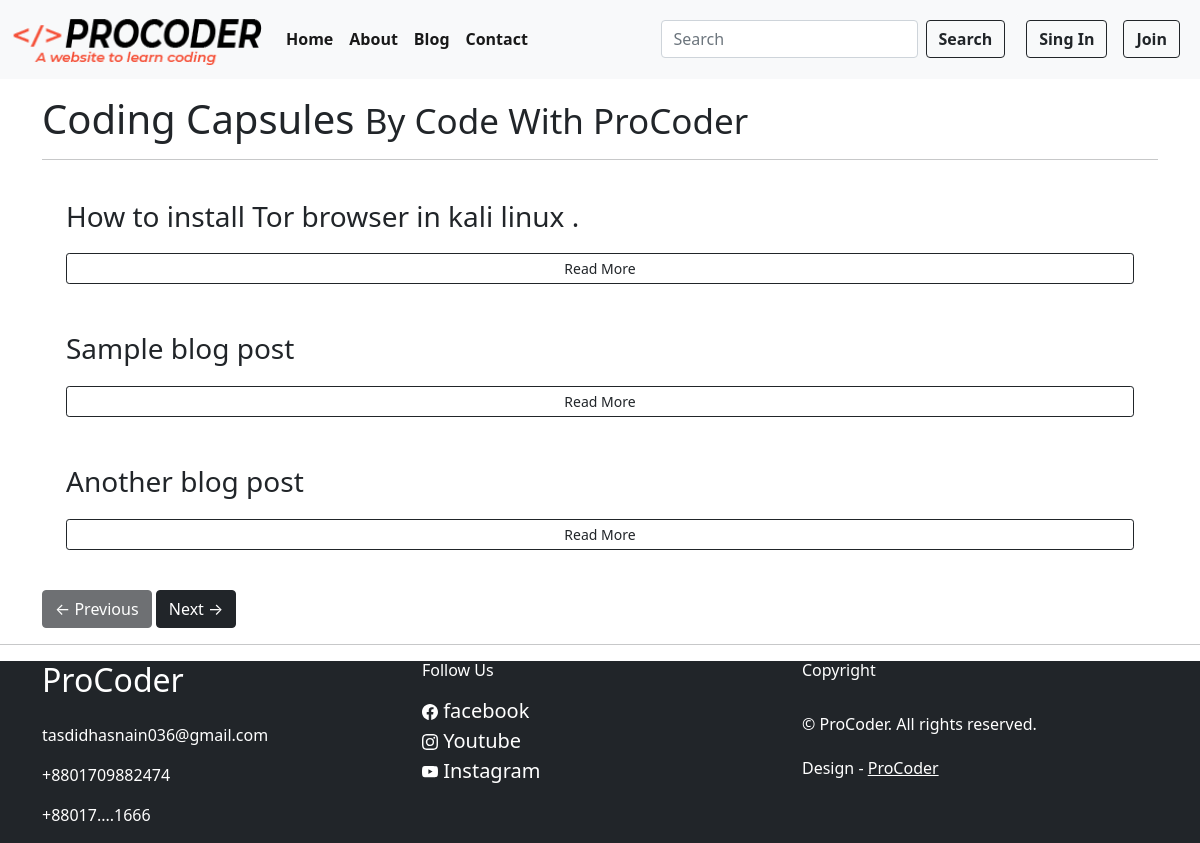
/blog/, run on an earlier commit of the app's database.
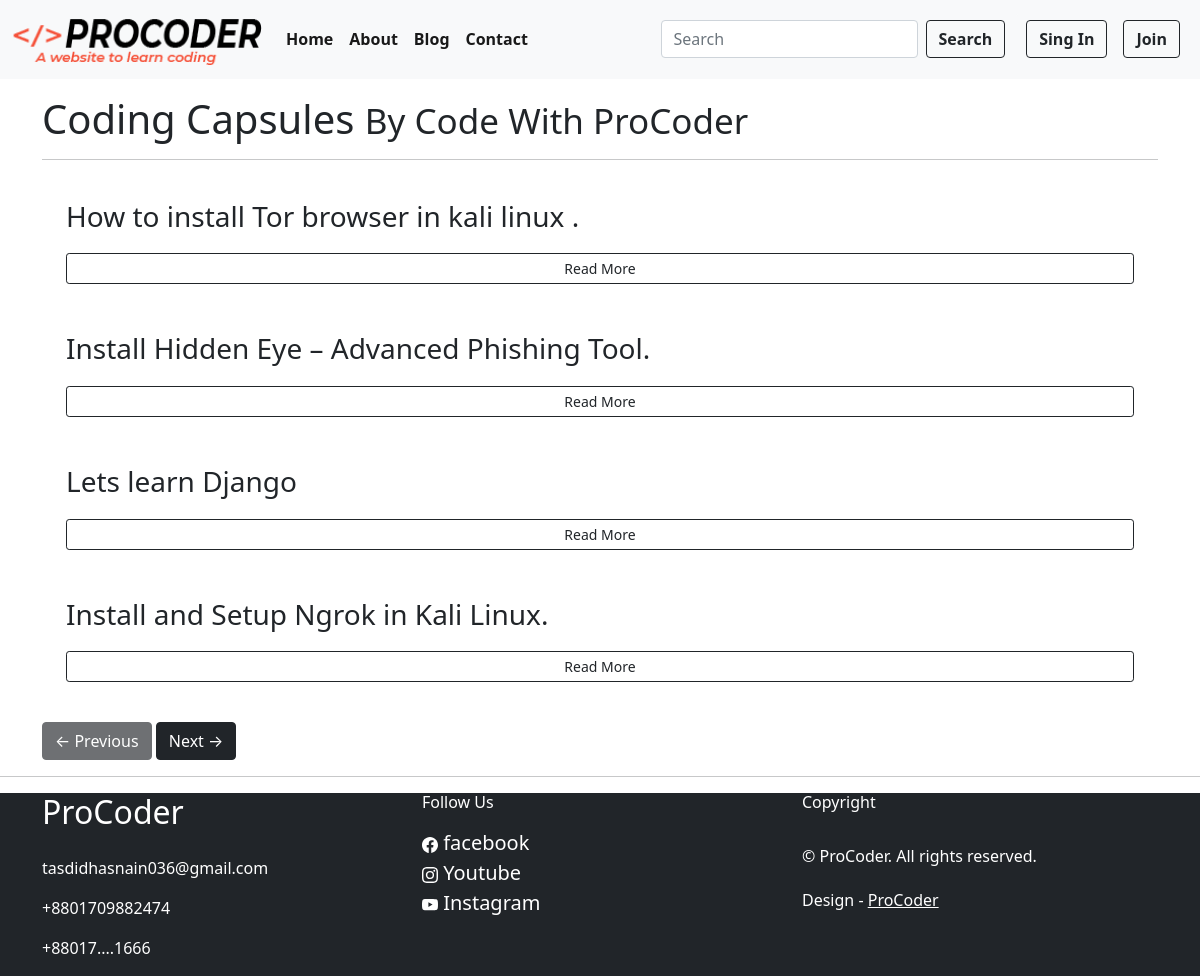
And on a later commit of the database.
### blog/models.py (models this page shows, shortened)
class Post(models.Model):
    sno = models.AutoField(primary_key=True)
    image = models.FileField(upload_to="blogPost", blank=True)
    title = models.CharField(max_length=255)
    content = models.TextField()
    athour = models.CharField(max_length=13)
    slug = models.CharField(max_length=130)
    timeStamp = models.DateTimeField(blank=True)

### blog/views.py (the view)
# urls.py: path('', views.blogHome, name='blogHome'),
def blogHome(request):
    allposts = Post.objects.all()
    context = {'allposts': allposts}
    return render(request, "blog/blogHome.html", context)

### templates/blog/blogHome.html (shortened to what this page needs)
{% extends 'base.html' %}
{% block body %}
<div class="container my-3">
    <h1 _ngcontent-serverapp-c7="" class="page-header"> Coding Capsules <small _ngcontent-serverapp-c7="">By Code
        With ProCoder</small></h1>
    <div _ngcontent-serverapp-c7="" class="col-lg-12">
        <hr _ngcontent-serverapp-c7="">
    </div>
</div>
<div class="container my-3">
    {% for post in allposts %}
    <div class="col p-4 d-flex flex-column position-static">
        <h3 class="mb-0">{{post.title}}</h3>
        <a _ngcontent-serverapp-c7="" class="btn btn-sm btn-outline-dark" href="/blog/{{post.slug}}">Read More
        </a>
    </div>
    {% endfor %}
</div>
</div>
<div class="container my-3">
    <div _ngcontent-serverapp-c7="">
        <button _ngcontent-serverapp-c7 class="btn btn-dark float-left" disabled="">← Previous
        </button>
        <button _ngcontent-serverapp-c7 class="btn btn-dark float-right">Next →</button>
    </div>
</div>
{% endblock body %}

### templates/base.html (shortened to what this page needs)
{% load static %}
<!doctype html>
<html lang="en">
<head>
    <link href="https://cdn.jsdelivr.net/npm/bootstrap@5.0.1/dist/css/bootstrap.min.css"
 rel="stylesheet">
</head>
<body>
    <nav class="navbar navbar-expand-lg navbar-light bg-light">
        <div class="container-fluid">
            <a class="navbar-brand" href="/"><img _ngcontent-serverapp-c44="" alt="logo"
                    src="{% static '/home/img/7.png' %}" width="250"></a>
            <div class="collapse navbar-collapse" id="navbarSupportedContent">
                <ul class="navbar-nav me-auto mb-2 mb-lg-0">
                    <li class="nav-item">
                        <a aria-current="page" class="nav-link active" href="/"><b>Home</b></a>
                    </li>
                    <li class="nav-item">
                        <a class="nav-link active" href="/about"><b>About</b></a>
                    </li>
                    <li class="nav-item">
                        <a class="nav-link active" href="/blog"><b>Blog</b></a>
                    </li>
                    <li class="nav-item">
                        <a class="nav-link active" href="/contact"><b>Contact</b></a>
                    </li>
                </ul>
                <form action="/search" class="btn btn-light d-flex" method="get">
                    <input aria-label="Search" class="form-control me-2" id="query" name="query" placeholder="Search"
                        type="search">
                    <button class="btn btn-outline-dark" type="submit"><b>Search</b></button>
                </form>
                {% if user.is_authenticated %}
                <div class="navbar-nav ml-auto">
                    <a class="btn btn-outline-dark" href="/account"><b>{{request.user}}</b></a>
                </div>
                <div class=" mx-2">
                    <a href="/logout"><button type="button" class="btn btn-outline-dark"><b>Log out</b> </button></a>
                </div>
                {% else %}
                <button class="btn btn-outline-dark mx-2" data-bs-toggle="modal" data-bs-target="#singupModal">
                    <b>Sing In</b>
                </button>
                <button class="btn btn-outline-dark mx-2" data-bs-toggle="modal" data-bs-target="#loginModal">
                    <b>Join</b>
                </button>
                {% endif %}
            </div>
        </div>
    </nav>
    <div>
    {% block body %} {% endblock body %}
</body>
<hr>
<div>
<footer class=" da-section bg-dark">
    <div class="container text-white">
      <div class="row">
        <div class="col-md-4">
          <div class="h2 mb-4">ProCoder</div>
          <p class="mb-3">tasdidhasnain036@gmail.com</p>
          <p>+8801709882474</p>
          <p>+88017....1666</p>
        </div>
        <div class="col-md-4">
          <div class="h6 pb-2">Follow Us</div>
          <div style="color:dark;">
            <a class="da-social-link text-white navbar-brand" href="#">
              facebook</a><br>
            <a class="da-social-link text-white navbar-brand" href="#"> Youtube</a><br>
            <a class="da-social-link text-white navbar-brand" href="#"> Instagram</a>
          </div>
        </div>
        <div class="col-md-3">
          <div class="h6 pb-4">Copyright</div>
          <p class="pb-1">© ProCoder. All rights reserved.</p>
          <p>Design - <a class="credit" style="color: white;" href="#" target="_blank">ProCoder</a></p>
        </div>
      </div>
    </div>
  </footer></div>
</html>

What changed in the data, as far as the page shows it:
changed Post: title "Sample blog post" → "Install Hidden Eye – Advanced Phishing Tool."
changed Post: title "Another blog post" → "Lets learn Django"
added Post: title "Install and Setup Ngrok in Kali Linux."
